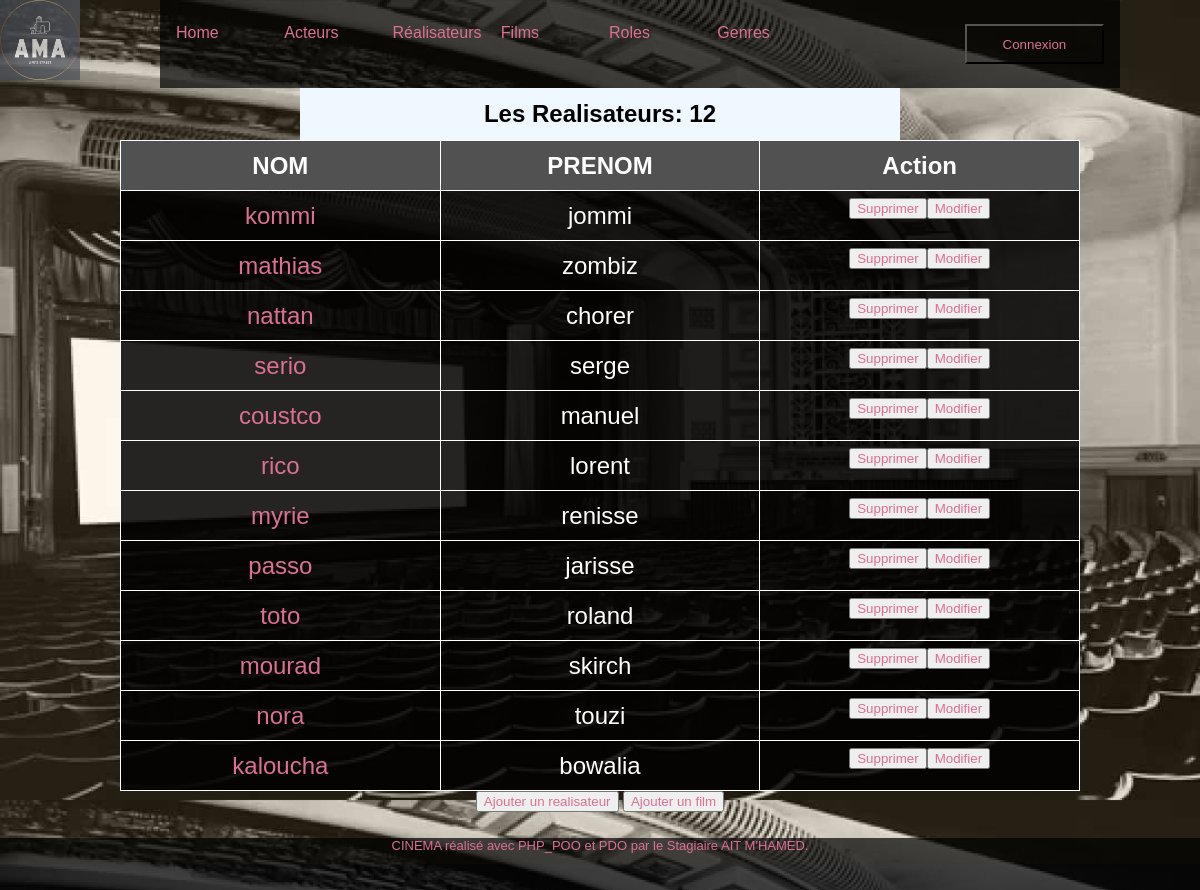
Page /index.php?action=listRealisateurs on the committed database.
### tables this page shows
CREATE TABLE IF NOT EXISTS `realisateur` (
  `id_real` int(11) NOT NULL AUTO_INCREMENT,
  `nom_realisateur` varchar(50) NOT NULL,
  `prenom_realisateur` varchar(50) NOT NULL,
  PRIMARY KEY (`id_real`)
);

### controllers/realisateurController.php (called while the page is built, shortened)
<?php
require_once 'controllers/DAO.php';
class RealisateurController{
    public function findAll(){
        $dao= new DAO();
    $sql = "SELECT id_real ,nom_realisateur, prenom_realisateur FROM  realisateur";
    $requete = $dao->executerRequete($sql);
    require "views/vues/realisateurs/vueRealisateur.php";
  }
}

### controllers/DAO.php (called while the page is built, shortened)
<?php
class DAO{
    private $bdd;
    public function __construct(){
        $this->bdd = new PDO('mysql:host=localhost;dbname=cinema;charset=utf8', 'root', '');
    }
    public function executerRequete($sql, $params = NULL){
        if ($params == NULL){
            $resultat = $this->bdd->query($sql);
        }else{
            $resultat = $this->bdd->prepare($sql);
            $resultat->execute($params);
        }
        return $resultat;
    }
}

### views/vues/realisateurs/vueRealisateur.php (the view, shortened to what this page needs)
<h2>Les Realisateurs: <?= $requete->rowCount(); ?></h2>
<table>
<thead>
    <tr>
    <th>NOM</th>
    <th>PRENOM</th>
    <th id="action">Action</th>
    </tr>
</thead>
<tbody>
<?php
    while($realisateur = $requete->fetch()){
       echo "<tr class='bordure'> <td><a href='index.php?action=detailrealisateur&id=".$realisateur['id_real']."'>".$realisateur['nom_realisateur']."</a></td>";
       echo "<td>". $realisateur["prenom_realisateur"]."</td>";
       echo "<td class='boutonsrealisateurs'><button class='bDelete'><a href='index.php?action=suppressionrealisateur&id=".$realisateur['id_real']."'>Supprimer</a></button>
            <button class='addrealisateur'><a href='index.php?action=modifierrealisateurFormulaire&id=".$realisateur['id_real']."'>Modifier</a></button></td>";
      echo "</tr>";
    }
    ?>
</tbody>
</table>
<button class="addrealisateur"><a href="index.php?action=ajouterrealisateurFormulaire">Ajouter un realisateur</a></button>
<button class="addrealisateur"><a href="index.php?action=ajouterFilmRealForm">Ajouter un film</a></button>
<?php
require "views\layouts\Template.php";

### contenu/css/style.css (style rules this page uses)
* { box-sizing: border-box; }
html, body { height: 100vh; margin: 0; padding: 0; }
body { width: 100%; display: table; color: white; background-image: url('/cinePOO/contenu/img/cine.jpg'); background-size: cover; font-family: 'Futura-Medium', 'Futura', 'Trebuchet MS', sans-serif; }
a { width: 50%; height: 30px; text-decoration: none; color: palevioletred; }
table { background-color: rgba(0, 0, 0, 0.7); border: 1px solid white; width: 80%; border-collapse: collapse; align-items: center; margin: auto; }
th { background-color: rgb(81,81,81); border: 2px 1px 1px 1px; color: white; width: 30%; }
table th,td,tr { border: 1px solid white; height: 50px; text-align: center; font-size: x-large; width: 20%; color: white; }
tbody { background-color: rgba(0, 0, 0, 0.5); }
h2 { background-color: aliceblue; margin: auto; width: 50%; padding: 0.5em 0; }
.boutonsacteurs, .boutonsrealisateurs, .boutonsfilms, .boutonsroles, .boutonsgenres { display: contents; background-color: Transparent; background-repeat:no-repeat; color: white; cursor:pointer; width: 100%; height: 40px; }

### rows in the picture
realisateur: nom_realisateur "kommi", prenom_realisateur "jommi"
realisateur: nom_realisateur "mathias", prenom_realisateur "zombiz"
realisateur: nom_realisateur "nattan", prenom_realisateur "chorer"
realisateur: nom_realisateur "serio", prenom_realisateur "serge"
realisateur: nom_realisateur "coustco", prenom_realisateur "manuel"
realisateur: nom_realisateur "rico", prenom_realisateur "lorent"
realisateur: nom_realisateur "myrie", prenom_realisateur "renisse"
realisateur: nom_realisateur "passo", prenom_realisateur "jarisse"
realisateur: nom_realisateur "toto", prenom_realisateur "roland"
realisateur: nom_realisateur "mourad", prenom_realisateur "skirch"
realisateur: nom_realisateur "nora", prenom_realisateur "touzi"
realisateur: nom_realisateur "kaloucha", prenom_realisateur "bowalia"

### other values in the picture
$requete->rowCount() "12"
